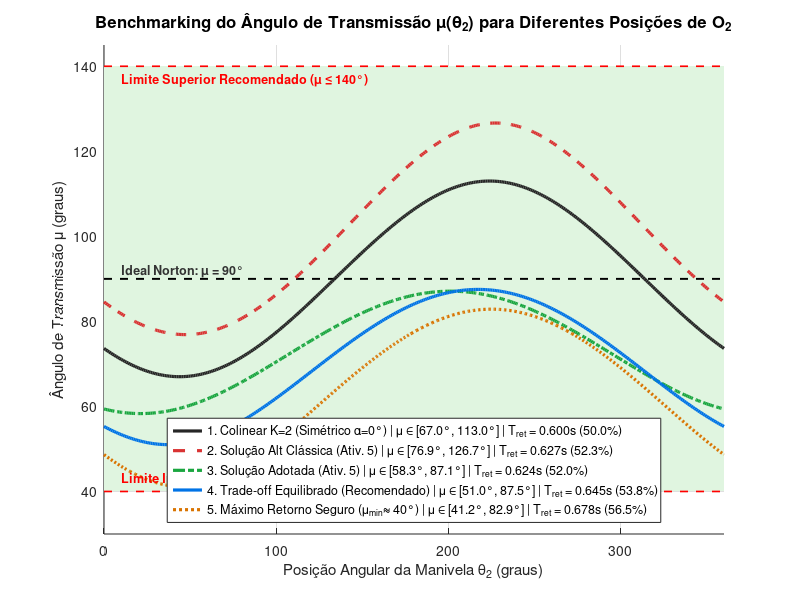
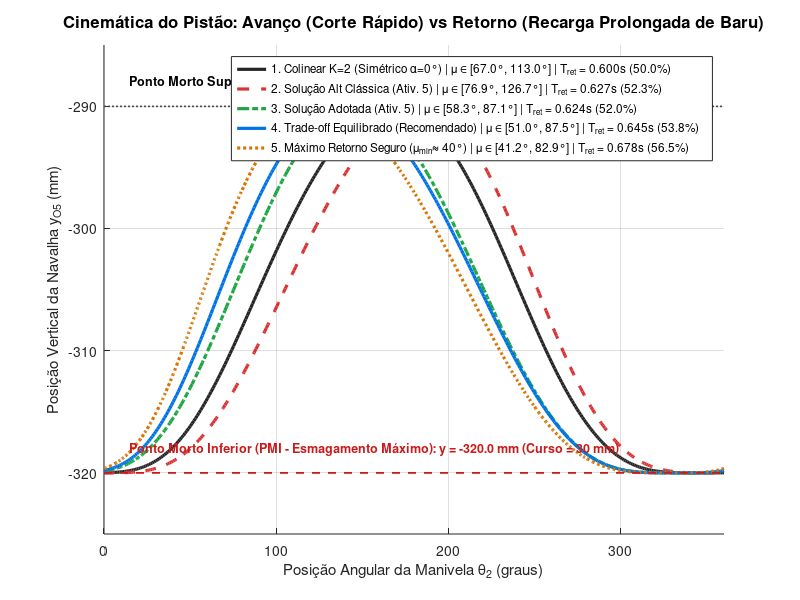
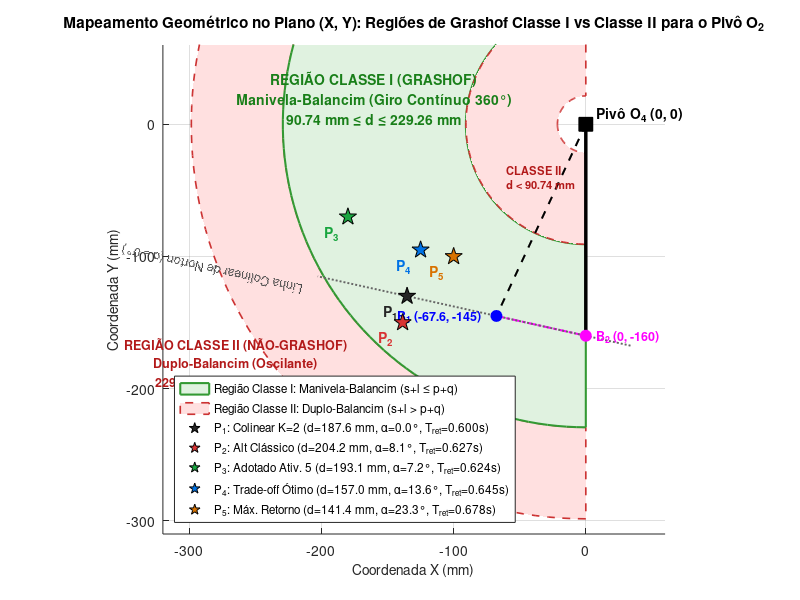

Recreate these plots in MATLAB, in order.
% =========================================================================
% Trabalho Final 1 - Dinâmica das Máquinas (UFG)
% Benchmarking de Posições de O2: Ângulo de Transmissão, Tempo de Retorno
% e Determinação da Região de Grashof Classe II
% Aluno: Guilherme Paiva Crispim Abalém | Prof. Sigeo Kitatani Jr.
% =========================================================================

clear; clc; close all;

% Diretório de salvamento
script_dir = fileparts(mfilename('fullpath'));
if isempty(script_dir), script_dir = '.'; end
assets_dir = fullfile(script_dir, 'assets');
if ~exist(assets_dir, 'dir'), mkdir(assets_dir); end

% -------------------------------------------------------------------------
% 1. Parâmetros Invariantes do Mecanismo da Prensa
% -------------------------------------------------------------------------
L4 = 160.0;              % Comprimento do balancim (mm)
L5 = 160.0;              % Comprimento da biela da prensa (mm)
Delta_theta = deg2rad(25.0); % Amplitude de oscilação do balancim (25°)

% Posições extremas da junta B:
% B2: limite inferior (PMI da prensa, alinhamento vertical x=0, theta4 = -90°)
B2 = [0.0; -L4];
% B1: limite superior (PMS da prensa, retraído de 25°, theta4 = -115°)
B1 = [-L4 * sin(Delta_theta); -L4 * cos(Delta_theta)];

corda_M = norm(B1 - B2); % Comprimento da corda de alternância (69.26 mm)
rpm = 50.0;
T_ciclo = 60.0 / rpm;    % Período de rotação da manivela = 1.20 s
omega2 = (2 * pi * rpm) / 60.0; % 5.236 rad/s

% -------------------------------------------------------------------------
% 2. Definição das Posições de O2 para Benchmarking
% -------------------------------------------------------------------------
% Cada linha: {Nome, [x; y], Cor, Estilo_linha}
casos_bench = {
    '1. Colinear K=2 (Simétrico \alpha=0°)', ...
    [-135.24; -130.02], [0.15 0.15 0.15], '-';
    
    '2. Solução Alt Clássica (Ativ. 5)', ...
    [-138.61; -150.00], [0.85 0.20 0.20], '--';
    
    '3. Solução Adotada (Ativ. 5)', ...
    [-180.00;  -70.00], [0.10 0.65 0.25], '-.';
    
    '4. Trade-off Equilibrado (Recomendado)', ...
    [-125.00;  -95.00], [0.00 0.45 0.90], '-';
    
    '5. Máximo Retorno Seguro (\mu_{min}\approx 40°)', ...
    [-100.00; -100.00], [0.85 0.45 0.00], ':'
};

num_casos = size(casos_bench, 1);
metricas = struct();

fprintf('========================================================================================\n');
fprintf('BENCHMARKING DE POSIÇÕES DE O2 — PRENSA DE BARU\n');
fprintf('========================================================================================\n');
fprintf('%-28s | O2 [x, y] (mm) | alpha   | T_ret (s) [%%] | mu_min - mu_max | L2 (mm) | L3 (mm) | d (mm)\n', 'Configuração');
fprintf('----------------------------------------------------------------------------------------\n');

for c = 1:num_casos
    O2 = casos_bench{c, 2};
    r1 = norm(B1 - O2);
    r2 = norm(B2 - O2);
    L2 = (r2 - r1) / 2.0;
    L3 = (r2 + r1) / 2.0;
    d  = norm(O2);
    
    v1 = B1 - O2; v2 = B2 - O2;
    cos_a = dot(v1, v2) / (r1 * r2);
    cos_a = max(-1.0, min(1.0, cos_a));
    alpha = rad2deg(acos(cos_a));
    
    t_ret = T_ciclo * (180.0 + alpha) / 360.0;
    pct_ret = (180.0 + alpha) / 3.6;
    
    % Extremos teóricos de mu pela lei dos cossenos
    c1 = (L3^2 + L4^2 - (d - L2)^2) / (2 * L3 * L4);
    c2 = (L3^2 + L4^2 - (d + L2)^2) / (2 * L3 * L4);
    ang1 = rad2deg(acos(max(-1, min(1, c1))));
    ang2 = rad2deg(acos(max(-1, min(1, c2))));
    mu_min = min(ang1, ang2);
    mu_max = max(ang1, ang2);
    
    metricas(c).nome = casos_bench{c, 1};
    metricas(c).O2 = O2;
    metricas(c).L2 = L2;
    metricas(c).L3 = L3;
    metricas(c).d  = d;
    metricas(c).alpha = alpha;
    metricas(c).t_ret = t_ret;
    metricas(c).pct_ret = pct_ret;
    metricas(c).mu_min = mu_min;
    metricas(c).mu_max = mu_max;
    metricas(c).desvio_mu = max(abs(mu_min - 90), abs(mu_max - 90));
    
    fprintf('%-28s | [%6.1f, %6.1f] | %5.2f°  | %5.3fs [%4.1f%%] | %5.1f° - %5.1f°  | %7.2f | %7.2f | %6.2f\n', ...
        metricas(c).nome, O2(1), O2(2), alpha, t_ret, pct_ret, mu_min, mu_max, L2, L3, d);
end
fprintf('========================================================================================\n\n');

% -------------------------------------------------------------------------
% 3. Simulação Cinemática no Domínio da Rotação da Manivela (360°)
% -------------------------------------------------------------------------
N = 360;
theta2_deg = linspace(0, 360, N);
mu_trajectories = zeros(num_casos, N);
y_O5_trajectories = zeros(num_casos, N);
opt = optimset('Display', 'off');

for c = 1:num_casos
    O2 = metricas(c).O2;
    L2 = metricas(c).L2;
    L3 = metricas(c).L3;
    
    phi2 = atan2(B2(2) - O2(2), B2(1) - O2(1));
    x_curr = [phi2; -pi/2];
    
    for k = 1:N
        t2 = deg2rad(theta2_deg(k));
        sis = @(x) [
            O2(1) + L2 * cos(t2) + L3 * cos(x(1)) - L4 * cos(x(2));
            O2(2) + L2 * sin(t2) + L3 * sin(x(1)) - L4 * sin(x(2))
        ];
        [x_sol, ~, info] = fsolve(sis, x_curr, opt);
        if info > 0
            x_curr = x_sol;
            t3 = x_sol(1);
            t4 = x_sol(2);
            
            % Ângulo de transmissão mu
            diff_ang = abs(t4 - t3);
            diff_ang = mod(diff_ang, 2*pi);
            if diff_ang > pi, diff_ang = 2*pi - diff_ang; end
            mu_trajectories(c, k) = rad2deg(diff_ang);
            
            % Posição do pistão vertical O5
            xB = L4 * cos(t4);
            yB = L4 * sin(t4);
            y_O5_trajectories(c, k) = yB - sqrt(L5^2 - xB^2);
        end
    end
end

% -------------------------------------------------------------------------
% 4. FIGURA 1: Gráfico do Ângulo de Transmissão mu(theta2)
% -------------------------------------------------------------------------
fig1 = figure('Name', 'Benchmarking Angulo de Transmissao', 'NumberTitle', 'off', 'Position', [100, 100, 950, 600]);
hold on; grid on;

% Faixa aceitável de Norton [40°, 140°] sombreada em verde suave
fill([0, 360, 360, 0], [40, 40, 140, 140], [0.88, 0.96, 0.88], 'EdgeColor', 'none');
plot([0, 360], [90, 90], 'k--', 'LineWidth', 1.4); % Ideal 90°
plot([0, 360], [40, 40], 'r--', 'LineWidth', 1.2); % Limite inferior 40°
plot([0, 360], [140, 140], 'r--', 'LineWidth', 1.2); % Limite superior 140°

h_plots = zeros(1, num_casos);
for c = 1:num_casos
    cor = casos_bench{c, 3};
    est = casos_bench{c, 4};
    h_plots(c) = plot(theta2_deg, mu_trajectories(c, :), 'Color', cor, 'LineStyle', est, 'LineWidth', 2.3);
end

title('Benchmarking do Ângulo de Transmissão \mu(\theta_2) para Diferentes Posições de O_2', 'FontSize', 12, 'FontWeight', 'bold');
xlabel('Posição Angular da Manivela \theta_2 (graus)', 'FontSize', 11);
ylabel('Ângulo de Transmissão \mu (graus)', 'FontSize', 11);
xlim([0, 360]); ylim([30, 145]);

text(10, 92, 'Ideal Norton: \mu = 90°', 'FontSize', 9, 'FontWeight', 'bold', 'Color', [0.2 0.2 0.2]);
text(10, 43, 'Limite Inferior Recomendado (\mu \geq 40°)', 'FontSize', 9, 'Color', 'r', 'FontWeight', 'bold');
text(10, 137, 'Limite Superior Recomendado (\mu \leq 140°)', 'FontSize', 9, 'Color', 'r', 'FontWeight', 'bold');

leg_labels = cell(1, num_casos);
for c = 1:num_casos
    leg_labels{c} = sprintf('%s | \\mu \\in [%.1f°, %.1f°] | T_{ret} = %.3fs (%.1f%%)', ...
        casos_bench{c, 1}, metricas(c).mu_min, metricas(c).mu_max, metricas(c).t_ret, metricas(c).pct_ret);
end
legend(h_plots, leg_labels, 'Location', 'south', 'FontSize', 9);

caminho_fig1 = fullfile(assets_dir, 'benchmarking_angulo_transmissao_O2.png');
print(fig1, caminho_fig1, '-dpng', '-r300');
fprintf('Figura 1 salva em: %s\n', caminho_fig1);

% -------------------------------------------------------------------------
% 5. FIGURA 2: Comparativo de Tempo de Retorno (Deslocamento do Pistão y_O5)
% -------------------------------------------------------------------------
fig2 = figure('Name', 'Comparativo Tempo de Retorno Prensa', 'NumberTitle', 'off', 'Position', [120, 120, 950, 600]);
hold on; grid on;

h_disp = zeros(1, num_casos);
for c = 1:num_casos
    cor = casos_bench{c, 3};
    est = casos_bench{c, 4};
    h_disp(c) = plot(theta2_deg, y_O5_trajectories(c, :), 'Color', cor, 'LineStyle', est, 'LineWidth', 2.3);
end

% Linhas dos pontos mortos
plot([0, 360], [-290.02, -290.02], 'Color', [0.3 0.3 0.3], 'LineStyle', ':', 'LineWidth', 1.2);
plot([0, 360], [-320.00, -320.00], 'Color', [0.8 0.1 0.1], 'LineStyle', '--', 'LineWidth', 1.3);

text(15, -288, 'Ponto Morto Superior (PMS - Abertura p/ Alimentação de Baru): y = -290.0 mm', 'FontSize', 9, 'FontWeight', 'bold');
text(15, -318, 'Ponto Morto Inferior (PMI - Esmagamento Máximo): y = -320.0 mm (Curso = 30 mm)', 'FontSize', 9, 'Color', [0.8 0.1 0.1], 'FontWeight', 'bold');

title('Cinemática do Pistão: Avanço (Corte Rápido) vs Retorno (Recarga Prolongada de Baru)', 'FontSize', 12, 'FontWeight', 'bold');
xlabel('Posição Angular da Manivela \theta_2 (graus)', 'FontSize', 11);
ylabel('Posição Vertical da Navalha y_{O5} (mm)', 'FontSize', 11);
xlim([0, 360]); ylim([-325, -285]);
legend(h_disp, leg_labels, 'Location', 'northeast', 'FontSize', 8.5);

caminho_fig2 = fullfile(assets_dir, 'benchmarking_tempo_retorno_prensa.png');
print(fig2, caminho_fig2, '-dpng', '-r300');
fprintf('Figura 2 salva em: %s\n', caminho_fig2);

% -------------------------------------------------------------------------
% 6. FIGURA 3: Mapa de Regiões de Grashof (Classe I vs Classe II) no Plano O2
% -------------------------------------------------------------------------
fig3 = figure('Name', 'Mapeamento Grashof Plano O2', 'NumberTitle', 'off', 'Position', [140, 140, 950, 750]);
hold on; grid on; axis equal;

% Análise de Grashof mantendo as barras já fabricadas/dimensionadas
% L2 = 34.63 mm, L3 = 103.89 mm, L4 = 160.0 mm
% Fronteiras analíticas de Grashof para a distância entre pivôs d:
% 1) d_lim_sup_classe1 = (L3 + L4) - L2 = 103.89 + 160 - 34.63 = 229.26 mm
% 2) d_max_montabilidade = L2 + L3 + L4 = 34.63 + 103.89 + 160 = 298.52 mm
% 3) d_lim_inf_classe1 = L4 - L3 + L2 = 160 - 103.89 + 34.63 = 90.74 mm
% 4) d_min_montabilidade = L4 - L3 - L2 = 160 - 103.89 - 34.63 = 21.48 mm

d_c1_max = (103.89 + 160.0) - 34.63; % 229.26 mm
d_mont_max = 34.63 + 103.89 + 160.0; % 298.52 mm
d_c1_min = 160.0 - 103.89 + 34.63;   % 90.74 mm
d_mont_min = 160.0 - 103.89 - 34.63; % 21.48 mm

% Construção de setores circulares para preenchimento
phi_arc = linspace(pi/2, 3*pi/2, 100); % Foco no semiplano esquerdo (x < 0)

% Coroa externa Classe II (Não-Grashof): 229.26 < d < 298.52 mm
x_outer_c2 = [d_mont_max * cos(phi_arc), fliplr(d_c1_max * cos(phi_arc))];
y_outer_c2 = [d_mont_max * sin(phi_arc), fliplr(d_c1_max * sin(phi_arc))];
h_c2_ext = fill(x_outer_c2, y_outer_c2, [1.0, 0.88, 0.88], 'EdgeColor', [0.8 0.2 0.2], 'LineStyle', '--', 'LineWidth', 1.2);

% Região Classe I (Manivela-Balancim): 90.74 < d < 229.26 mm
x_c1 = [d_c1_max * cos(phi_arc), fliplr(d_c1_min * cos(phi_arc))];
y_c1 = [d_c1_max * sin(phi_arc), fliplr(d_c1_min * sin(phi_arc))];
h_c1 = fill(x_c1, y_c1, [0.88, 0.95, 0.88], 'EdgeColor', [0.2 0.6 0.2], 'LineWidth', 1.5);

% Coroa interna Classe II (Não-Grashof): 21.48 < d < 90.74 mm
x_inner_c2 = [d_c1_min * cos(phi_arc), fliplr(d_mont_min * cos(phi_arc))];
y_inner_c2 = [d_c1_min * sin(phi_arc), fliplr(d_mont_min * sin(phi_arc))];
h_c2_int = fill(x_inner_c2, y_inner_c2, [1.0, 0.88, 0.88], 'EdgeColor', [0.8 0.2 0.2], 'LineStyle', '--', 'LineWidth', 1.2);

% Traçado das posições dos elos fundamentais
plot([0, B2(1)], [0, B2(2)], 'k-', 'LineWidth', 2.5); % Balancim em B2
plot([0, B1(1)], [0, B1(2)], 'k--', 'LineWidth', 1.5); % Balancim em B1
plot([B1(1), B2(1)], [B1(2), B2(2)], 'm-.', 'LineWidth', 1.5); % Corda M

% Linha colinear de alternância (estendida)
u_M = (B1 - B2) / corda_M;
reta_col = [B2 - 0.5*corda_M*u_M, B2 + 3.0*corda_M*u_M];
plot(reta_col(1, :), reta_col(2, :), 'Color', [0.4 0.4 0.4], 'LineStyle', ':', 'LineWidth', 1.4);

% Pivôs fixos e juntas
plot(0, 0, 'ks', 'MarkerFaceColor', 'k', 'MarkerSize', 10);
plot(B2(1), B2(2), 'mo', 'MarkerFaceColor', 'm', 'MarkerSize', 8);
plot(B1(1), B1(2), 'bo', 'MarkerFaceColor', 'b', 'MarkerSize', 8);

text(8, 8, 'Pivô O_4 (0, 0)', 'FontSize', 10, 'FontWeight', 'bold');
text(B2(1)+8, B2(2), 'B_2 (0, -160)', 'FontSize', 9, 'FontWeight', 'bold', 'Color', 'm');
text(B1(1)-75, B1(2), 'B_1 (-67.6, -145)', 'FontSize', 9, 'FontWeight', 'bold', 'Color', 'b');
text(-215, -125, 'Linha Colinear de Norton (\alpha = 0°)', 'FontSize', 9, 'Color', [0.3 0.3 0.3], 'Rotation', rad2deg(atan2(u_M(2), u_M(1))));

% Plotagem dos 5 pontos do Benchmarking
h_pts = zeros(1, num_casos);
for c = 1:num_casos
    P = metricas(c).O2;
    cor = casos_bench{c, 3};
    h_pts(c) = plot(P(1), P(2), 'p', 'MarkerFaceColor', cor, 'MarkerEdgeColor', 'k', 'MarkerSize', 13);
    text(P(1)-18, P(2)-12, sprintf('P_%d', c), 'FontSize', 10, 'FontWeight', 'bold', 'Color', cor);
end

% Rótulos explicativos das regiões
text(-160, 20, {'REGIÃO CLASSE I (GRASHOF)', 'Manivela-Balancim (Giro Contínuo 360°)', '90.74 mm \leq d \leq 229.26 mm'}, ...
     'FontSize', 10, 'FontWeight', 'bold', 'Color', [0.1 0.5 0.1], 'HorizontalAlignment', 'center');

text(-265, -180, {'REGIÃO CLASSE II (NÃO-GRASHOF)', 'Duplo-Balancim (Oscilante)', '229.26 mm < d < 298.52 mm'}, ...
     'FontSize', 9, 'FontWeight', 'bold', 'Color', [0.7 0.1 0.1], 'HorizontalAlignment', 'center');

text(-60, -40, {'CLASSE II', 'd < 90.74 mm'}, 'FontSize', 8, 'FontWeight', 'bold', 'Color', [0.7 0.1 0.1]);

title('Mapeamento Geométrico no Plano (X, Y): Regiões de Grashof Classe I vs Classe II para o Pivô O_2', 'FontSize', 11, 'FontWeight', 'bold');
xlabel('Coordenada X (mm)', 'FontSize', 10);
ylabel('Coordenada Y (mm)', 'FontSize', 10);
xlim([-320, 60]); ylim([-310, 60]);

legend([h_c1, h_c2_ext, h_pts], ...
    {'Região Classe I: Manivela-Balancim (s+l \leq p+q)', ...
     'Região Classe II: Duplo-Balancim (s+l > p+q)', ...
     sprintf('P_1: Colinear K=2 (d=187.6 mm, \\alpha=0.0°, T_{ret}=0.600s)'), ...
     sprintf('P_2: Alt Clássico (d=204.2 mm, \\alpha=8.1°, T_{ret}=0.627s)'), ...
     sprintf('P_3: Adotado Ativ. 5 (d=193.1 mm, \\alpha=7.2°, T_{ret}=0.624s)'), ...
     sprintf('P_4: Trade-off Ótimo (d=157.0 mm, \\alpha=13.6°, T_{ret}=0.645s)'), ...
     sprintf('P_5: Máx. Retorno (d=141.4 mm, \\alpha=23.3°, T_{ret}=0.678s)')}, ...
    'Location', 'southwest', 'FontSize', 8.5);

caminho_fig3 = fullfile(assets_dir, 'mapeamento_regioes_grashof_O2.png');
print(fig3, caminho_fig3, '-dpng', '-r300');
fprintf('Figura 3 salva em: %s\n', caminho_fig3);

fprintf('\nExecução e geração de todos os gráficos concluída com sucesso!\n');
